Frame 1 (no input): blank canvas, image omitted
Frame 60 (no input): blank canvas, image omitted
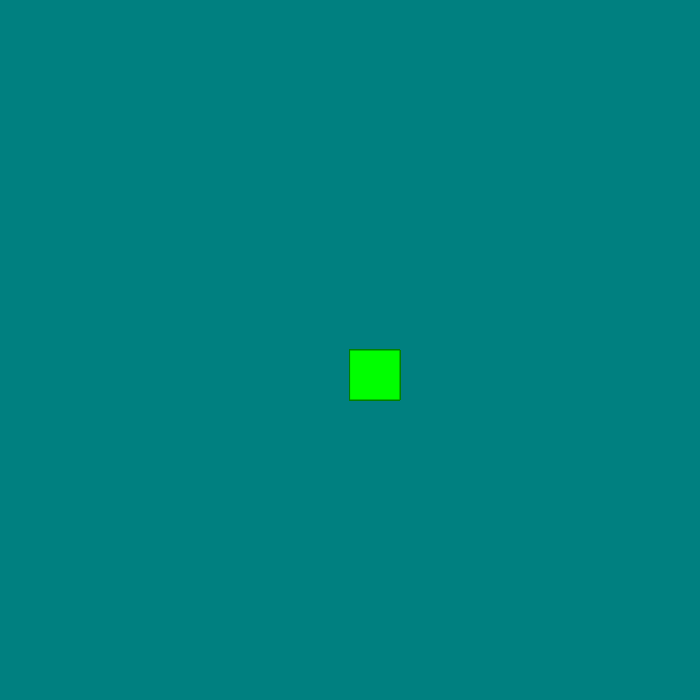
Frame 120 (the mouse pressed at the canvas centre since frame 60)

The p5.js sketch whose frames 1 and 60 were blank and that drew this single picture after the mouse press (run headless with seeded random() and noise() and a simulated clock; from frame 60 on, the mouse is pressed at the canvas centre):

// p5.js sketch
// ── sketch.js
function setup() {
  createCanvas(700, 700);
  background("teal");
}

function draw() {
  stroke("green");
  fill("lime");
  
  
  if(mouseIsPressed){
  rect(mouseX,mouseY,50,50);
  }
}
